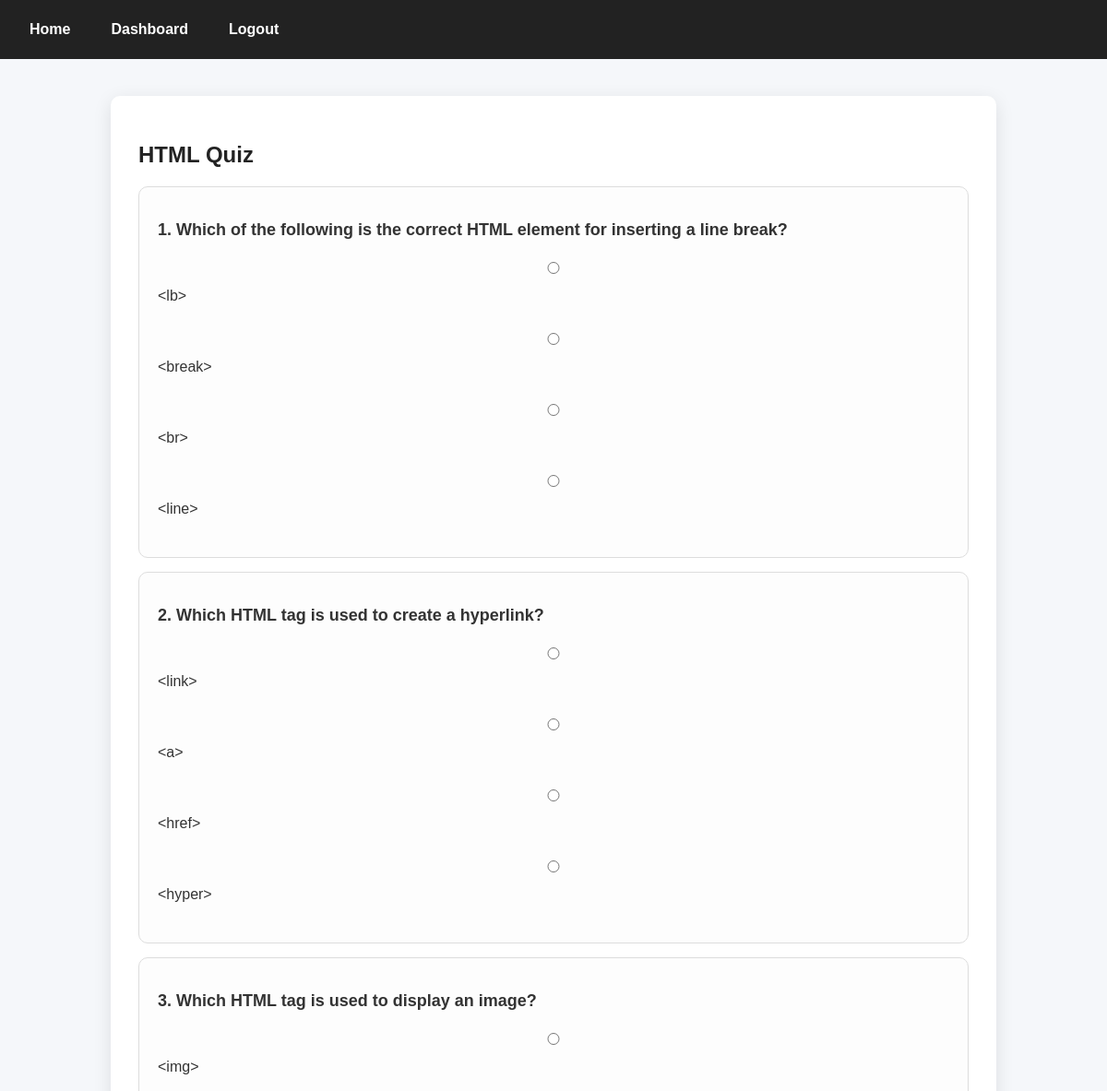
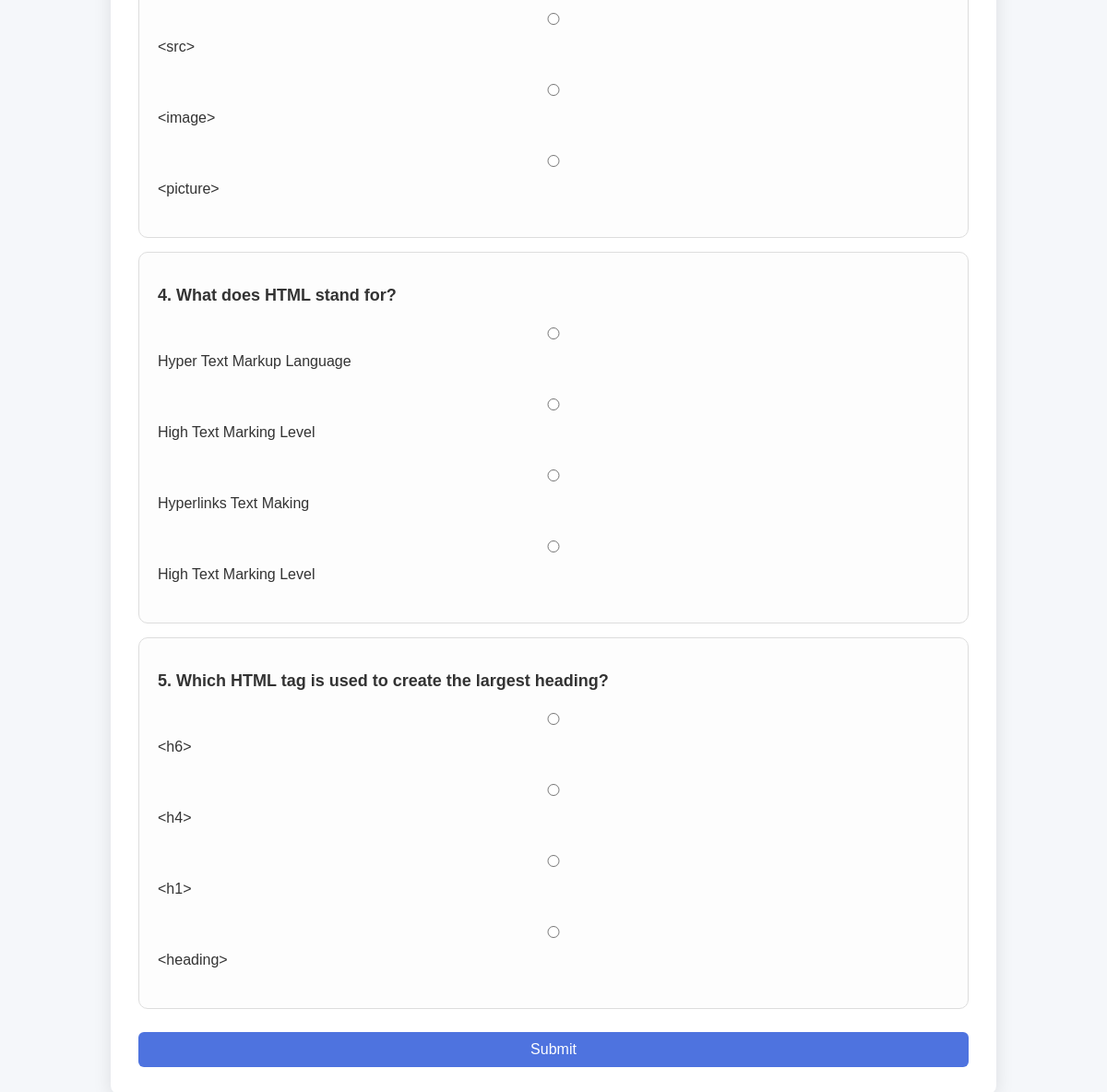
The app's page /quiz/1/ (signed in) with its own data (2 pictures, top to bottom).
### quiz/models.py (models this page shows, shortened)
class Category(models.Model):
    name = models.CharField(max_length=100)

class Question(models.Model):
    category = models.ForeignKey(Category, on_delete=models.CASCADE, related_name='questions')
    text = models.TextField()

class Choice(models.Model):
    question = models.ForeignKey(Question, on_delete=models.CASCADE, related_name='choices')
    text = models.CharField(max_length=255)
    is_correct = models.BooleanField(default=False)

### quiz/views.py (the view, shortened to what this page needs)
# urls.py: path('quiz/<int:category_id>/', views.quiz_view, name='quiz_view'),
@login_required
def quiz_view(request, category_id):
    category = get_object_or_404(Category, id=category_id)
    questions_qs = list(category.questions.all())
    total = min(10, len(questions_qs))
    selected = random.sample(questions_qs, total) if total > 0 else []
    return render(request, 'quiz/quiz.html', {
        'category': category,
        'questions': selected,
        'total': total
    })

### quiz/templates/quiz/quiz.html (shortened to what this page needs)
{% extends 'quiz/base.html' %}
{% block content %}
<h2>{{ category.name }} Quiz</h2>
<form method="post">
    {% for q in questions %}
        <div class="question">
            <p><strong>{{ forloop.counter }}. {{ q.text }}</strong></p>
            {% for ch in q.choices.all %}
                <label>
                    <input type="radio" name="{{ q.id }}" value="{{ ch.id }}">
                    {{ ch.text }}
                </label><br>
            {% endfor %}
        </div>
    {% endfor %}
    <button type="submit">Submit</button>
</form>
{% endblock %}

### quiz/templates/quiz/base.html (shortened to what this page needs)
{% load static %}
<!doctype html>
<html>
<head>
    <link rel="stylesheet" href="{% static 'quiz/style.css' %}">
</head>
<body>
<nav>
  <a href="{% url 'home' %}">Home</a>
  {% if user.is_authenticated %}
    <a href="{% url 'dashboard' %}">Dashboard</a>
    <a href="{% url 'logout' %}">Logout</a>
  {% else %}
    <a href="{% url 'login' %}">Login</a>
    <a href="{% url 'signup' %}">Sign Up</a>
  {% endif %}
</nav>
<div class="container">
  {% block content %}{% endblock %}
</div>
</body>
</html>

### quiz/static/quiz/style.css (style rules this page uses)
body { margin: 0; font-family: "Poppins", sans-serif; background: #f5f7fa; color: #333; }
nav { background: #222; padding: 15px 20px; display: flex; align-items: center; gap: 20px; }
nav a { color: #fff; text-decoration: none; font-weight: 600; padding: 8px 12px; border-radius: 6px; transition: 0.3s; }
.container { max-width: 900px; margin: 40px auto; background: #fff; padding: 30px; border-radius: 10px; box-shadow: 0 5px 20px rgba(0, 0, 0, 0.1); }
h1, h2, h3 { color: #222; }
button { background: #4e73df; color: white; padding: 10px 20px; border: none; border-radius: 6px; cursor: pointer; font-size: 16px; margin-top: 10px; }
.question { background: #fdfdfd; padding: 20px; border-radius: 10px; border: 1px solid #ddd; margin-bottom: 15px; }
.question strong { font-size: 18px; }
label { display: block; margin-bottom: 5px; cursor: pointer; }
form input { width: 100%; padding: 12px; margin: 8px 0 15px 0; border: 1px solid #ccc; border-radius: 6px; }
form button { width: 100%; }

### records on screen
Category: name "HTML"
Question: text "Which of the following is the correct HTML element for inserting a line break?"
Choice: text "<lb>"
Choice: text "<break>"
Choice: text "<br>"
Choice: text "<line>"
Question: text "Which HTML tag is used to create a hyperlink?"
Choice: text "<link>"
Choice: text "<a>"
Choice: text "<href>"
Choice: text "<hyper>"
Question: text "Which HTML tag is used to display an image?"
Choice: text "<img>"
Choice: text "<src>"
Choice: text "<image>"
Choice: text "<picture>"
Question: text "What does HTML stand for?"
Choice: text "Hyper Text Markup Language"
Choice: text "High Text Marking Level"
Choice: text "Hyperlinks Text Making"
Choice: text "High Text Marking Level"
Question: text "Which HTML tag is used to create the largest heading?"
Choice: text "<h6>"
Choice: text "<h4>"
Choice: text "<h1>"
Choice: text "<heading>"
